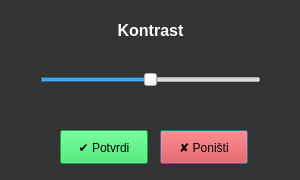
<?xml version="1.0" encoding="UTF-8"?>
<ui version="4.0">
 <class>contrastDialog</class>
 <widget class="QDialog" name="contrastDialog">
  <property name="geometry">
   <rect>
    <x>0</x>
    <y>0</y>
    <width>300</width>
    <height>180</height>
   </rect>
  </property>
  <property name="windowTitle">
   <string>Dialog</string>
  </property>
  <property name="styleSheet">
   <string notr="true">QDialog{
	background-color: #333333;
	color: white;
}</string>
  </property>
  <widget class="QPushButton" name="ponisti">
   <property name="geometry">
    <rect>
     <x>160</x>
     <y>130</y>
     <width>88</width>
     <height>34</height>
    </rect>
   </property>
   <property name="styleSheet">
    <string notr="true">QPushButton{
	Background-color: #e83131;
}</string>
   </property>
   <property name="text">
    <string>✘ Poništi</string>
   </property>
  </widget>
  <widget class="QLabel" name="label">
   <property name="geometry">
    <rect>
     <x>0</x>
     <y>10</y>
     <width>301</width>
     <height>41</height>
    </rect>
   </property>
   <property name="font">
    <font>
     <pointsize>12</pointsize>
     <weight>75</weight>
     <bold>true</bold>
    </font>
   </property>
   <property name="autoFillBackground">
    <bool>false</bool>
   </property>
   <property name="styleSheet">
    <string notr="true">QLabel{
	color: white;
}</string>
   </property>
   <property name="text">
    <string>Kontrast</string>
   </property>
   <property name="textFormat">
    <enum>Qt::PlainText</enum>
   </property>
   <property name="alignment">
    <set>Qt::AlignCenter</set>
   </property>
  </widget>
  <widget class="QPushButton" name="potvrdi">
   <property name="geometry">
    <rect>
     <x>60</x>
     <y>130</y>
     <width>88</width>
     <height>34</height>
    </rect>
   </property>
   <property name="styleSheet">
    <string notr="true">QPushButton{
	Background-color: #21de57;
}</string>
   </property>
   <property name="text">
    <string>✔ Potvrdi</string>
   </property>
  </widget>
  <widget class="QSlider" name="horizontalSlider">
   <property name="geometry">
    <rect>
     <x>40</x>
     <y>70</y>
     <width>221</width>
     <height>20</height>
    </rect>
   </property>
   <property name="styleSheet">
    <string notr="true">QSlider{
	Color: #00909e;
}</string>
   </property>
   <property name="minimum">
    <number>-100</number>
   </property>
   <property name="maximum">
    <number>100</number>
   </property>
   <property name="singleStep">
    <number>1</number>
   </property>
   <property name="orientation">
    <enum>Qt::Horizontal</enum>
   </property>
  </widget>
 </widget>
 <resources/>
 <connections>
  <connection>
   <sender>potvrdi</sender>
   <signal>clicked()</signal>
   <receiver>contrastDialog</receiver>
   <slot>accept()</slot>
   <hints>
    <hint type="sourcelabel">
     <x>103</x>
     <y>146</y>
    </hint>
    <hint type="destinationlabel">
     <x>149</x>
     <y>89</y>
    </hint>
   </hints>
  </connection>
  <connection>
   <sender>ponisti</sender>
   <signal>clicked()</signal>
   <receiver>contrastDialog</receiver>
   <slot>reject()</slot>
   <hints>
    <hint type="sourcelabel">
     <x>203</x>
     <y>146</y>
    </hint>
    <hint type="destinationlabel">
     <x>149</x>
     <y>89</y>
    </hint>
   </hints>
  </connection>
 </connections>
</ui>
